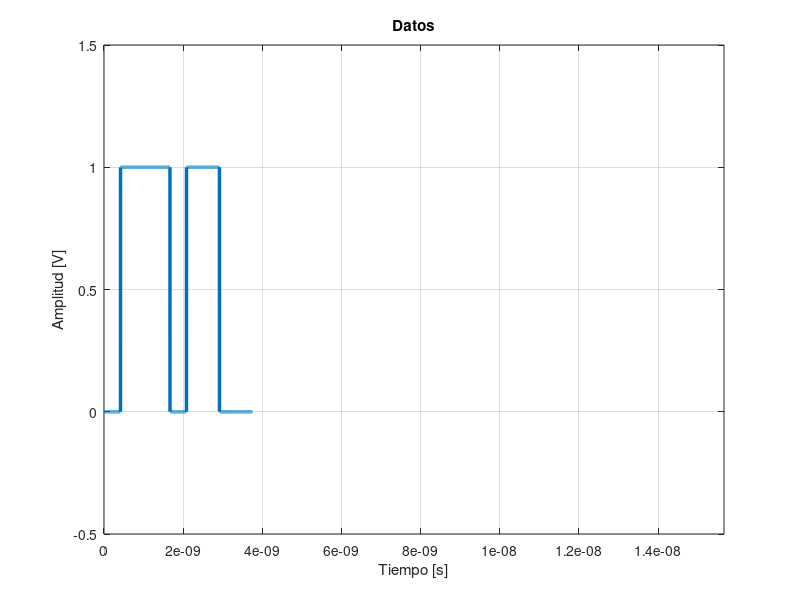

MATLAB code to generate this figure: (Note: this script raises an error after producing the figure.)
%Codigo para la modulacion GFSK

clear all;
close all;
tic();
n=10;
%Parametros
%Para leer los bits
secuencias_bits = textread('data.txt','%s','delimiter','\n');
n_filas = length(secuencias_bits);
n_columnas = length(secuencias_bits{1});
matriz_bits = zeros(n_filas, n_columnas);
for i = 1:n_filas
    secuencia = secuencias_bits{i};
    for j = 1:n_columnas
        matriz_bits(i,j) = str2double(secuencia(j));
    end
end
transp=matriz_bits';
%Para la prueba de unicamente un dato
%data=matriz_bits(1,:)
%Prueba de todos los datos
data=transp(:);
%Visualizacion solo un dato
data= [0 1 1 1 0 1 1 0 0]';
fs=2.4*10^9;  %Frecuencia de muestreo
tb=1/fs;   %Tiempo de bit
samp=500;  %Cantidad de muestras
M=4;       %Orden de la modulacion 
sepfreq=5*10^6; %Separacion de las fecuencias


%Inicializacion
bits = [];
%Matriz para la representación de los bits
for n = 1:1:length(data)
   if data(n) == 1;
       nbit = ones(1, samp);
   else data(n) == 0;
       nbit = zeros(1, samp);
   end
   bits = [bits nbit];
end

t1 = tb/samp:tb/samp:samp*length(data)*(tb/samp);

plot(t1,bits,'LineWidth',2.5);
grid on;
%axis([0 tb*length(data)/10  -0.5 1.5]); %Para todos los datos
axis([0 tb*length(data)  -0.5 1.5]);     %Para un dato
ylabel('Amplitud [V]');
xlabel('Tiempo [s]');
title('Datos');



%Modulacion GFSK
fsk=fskmod(data, M, sepfreq, samp, fs);
filter = fspecial('gaussian', [1 samp], 0.5);
senal = conv(fsk, filter);

tfs = tb/samp:tb:tb*length(fsk);
figure(2)
plot(tfs,fsk,'LineWidth',2.5);
grid on;
xlabel('Tiempo [s]');
ylabel('Amplitud [V]');
title('FSK');

t = tb/samp:tb:tb*length(senal);
figure(3)
plot(t,senal,'LineWidth',2.5);
grid on;
xlabel('Tiempo [s]');
ylabel('Amplitud [V]');
title('GFSK');
%axis([0 10000*tb  -1.5 1.5]);% Para todos los datos
fid = fopen('senal_modulada.txt', 'w');
dlmwrite('senal_modulada.txt', [t(:), real(senal(:))], ',')
tt=toc();
disp('El tiempo tomado fue de')
disp(tt)

